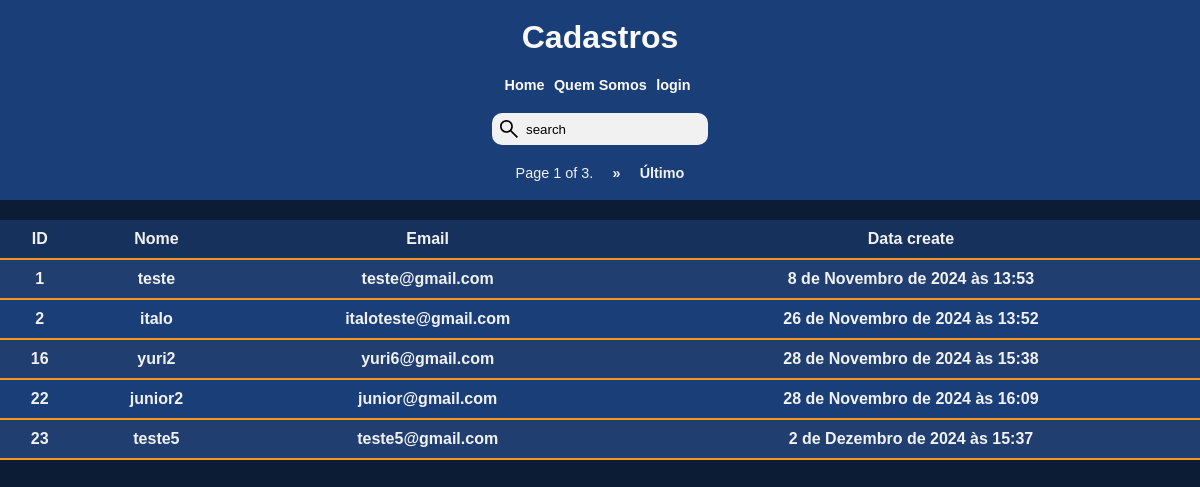
/usuarios/, run on an earlier commit of the app's database.
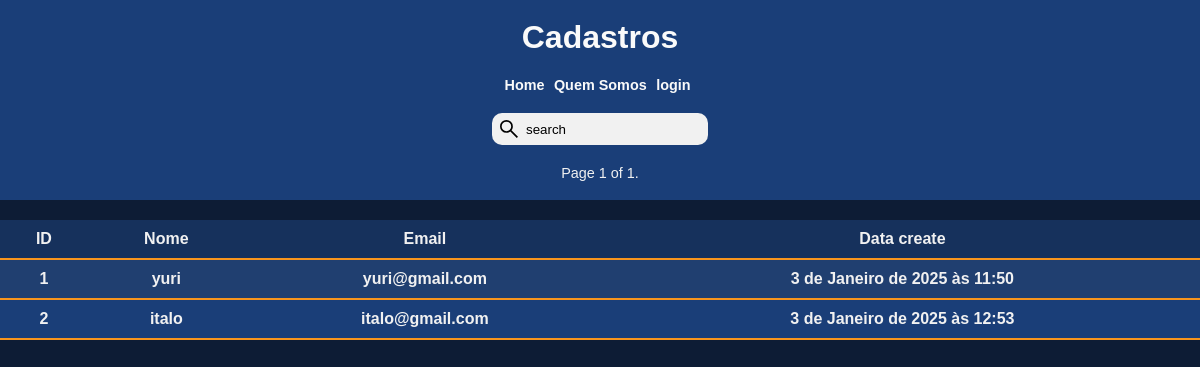
And on a later commit of the database.
### contact/models.py (models this page shows, shortened)
class Usuarios(AbstractBaseUser):
    id_usuario = models.AutoField(primary_key=True)
    nome = models.CharField(max_length=255)
    gmail = models.EmailField(max_length=255, unique=True)
    senha = models.CharField(max_length=255)  # Campo de senha (será criptografada)
    created_date = models.DateTimeField(default=timezone.now)
    is_active = models.BooleanField(default=True)
    is_admin = models.BooleanField(default=False)
    USERNAME_FIELD = 'gmail'
    REQUIRED_FIELDS = ['nome']
    objects = UsuariosManager()

### contact/views.py (the view)
# urls.py: path('usuarios/', views.usuarios, name='usuarios'),
def usuarios (request):
    usuarios = Usuarios.objects.all()
    paginator = Paginator(usuarios, 5)
    page_number = request.GET.get("page")
    page_obj = paginator.get_page(page_number)
    return render(request, "contact/usuarios.html", {"page_obj": page_obj})

### contact/templates/contact/usuarios.html
{% extends "base/usuarios.html" %}
{%block content%}
    <main id="lista-usuarios">
        <table>
            <thead>
                <tr>
                    <th> ID </th>
                    <th> Nome </th>
                    <th> Email</th>
                    <th> Data create </th>
                </tr>
            </thead>
            <tbody id="tabela-usuarios">
                {% for usuarios in page_obj %}
                    <tr>
                        <td>
                            {{ usuarios.id_usuario }}
                        </td>
                        <td>
                            {{ usuarios.nome }}
                        </td>
                        <td>
                            {{ usuarios.gmail }}
                        </td>
                        <td>
                            {{ usuarios.created_date }}
                        </td>
                    </tr>
                {% endfor %}
            </tbody>
        </table>
    </main>
{% endblock content%}

### templates/base/usuarios.html (shortened to what this page needs)
{% load static %}
<!DOCTYPE html>
<html lang="pt-br">
<head>
    <link rel="stylesheet" href="{% static 'global/css/style.css' %}">
    <link rel="stylesheet" href="{% static 'global/css/partials.css'%}">
</head>
<body id="body-usuarios">
    {% include 'base/partials/_header_usuarios.html' %}
{% block content %}{% endblock content %}
</body>
</html>

### templates/base/partials/_header_usuarios.html (shortened to what this page needs)
{% load static %}
<header id="header-usuarios">
    <h1> Cadastros</h1>
    <nav>
        <a class="nav-usuarios" href="{% url 'index' %}">Home</a>
        <a class="nav-usuarios" href="{% url 'quemsomos' %}">Quem Somos</a>
        <a class="nav-usuarios" href="{% url 'login' %}">login</a>
    </nav>
    <form class="forms" action="" method="get">
        <img src="{% static 'global/imgs/lupa.svg'%}" alt="">
        <input type="search" placeholder="search" id="search" class="search-input" name="q">
    </form>
    <div class="pagination">
        <span class="step-links">
            <span class="current">
                Page {{ page_obj.number }} of {{ page_obj.paginator.num_pages }}.
            </span>
            {% if page_obj.has_next %}
                <a href="?page={{ page_obj.next_page_number }}">&raquo;</a>
                <a href="?page={{ page_obj.paginator.num_pages }}">Último </a>
            {% endif %}
        </span>
    </div>
</header>

### templates/static/global/css/style.css (style rules this page uses)
* { margin: 0%; padding: 0%; }
:root { --cor01: #ffcc14; --cor02: #1a3e78; --cor03: #0F23D9; --cor04: #f8951d; --cor05: black; --cor06: #fff; --cor07: #fafafa; --cor08: #f1f1f1; --cor09: white; }
body { font-family: "Poppins", sans-serif; }
main { text-align: justify; text-decoration: none; padding-top: 70px; }
#body-usuarios { background-color: #0d1c35 !important; }
#lista-usuarios { width: 100%; overflow-x: auto; }
table { width: 100%; border-collapse: collapse; margin-top: 150px; table-layout: auto; }
th, td { padding: 10px; text-align: center; border: 2px solid var(--cor04); border-left: none; border-right: none; border-top: none; word-wrap: break-word; }
th { background-color: #16315c; color: var(--cor08); font-weight: bolder; }
tr { background-color: #203f70; color: var(--cor08); font-weight: 600; }
tr:nth-child(even) { background-color: var(--cor02); }

### templates/static/global/css/partials.css (style rules this page uses)
* { margin: 0%; padding: 0%; }
:root { --cor01: #ffcc14; --cor02: #1a3e78; --cor03: #0F23D9; --cor04: #f8951d; --cor05: black; --cor06: #fff; --cor07: #fafafa; --cor08: #f1f1f1; --spacing: 1.5rem; --transition-fast: 300ms; --link-dark-color: rgb(0, 83, 134); }
header { display: flex; justify-content: space-between; flex-wrap: wrap; background-color:var(--cor07); position: fixed; z-index: 1090; width: 100%; }
#header-usuarios { width: 100%; height: 200px; background-color: var(--cor02); display: flex; flex-direction: column; justify-content: space-evenly; align-items:center; }
#header-usuarios > h1 { color: var(--cor07); }
.nav-usuarios { text-decoration: none; color:var(--cor07); font-weight: bold; margin-right: 5px; font-size: 0.9rem; }
.forms { display: flex; flex-direction: row; align-items: center; justify-content: space-evenly; min-width: 120px; width: 18%; height: 32px; background-color:var(--cor08); border-radius: 10px; }
.search-input { color: black; outline: none; border: none; background-color: transparent; }
.search-input::placeholder { color: black; }
.pagination { display: flex; justify-content: center; }
.current { color: var(--cor04); font-size: 0.9rem; color: var(--cor08); }
.pagination .step-links { display: flex; gap: calc(var(--spacing) * 0.8); }

What changed in the data, as far as the page shows it:
removed Usuarios: id_usuario "16", nome "yuri2", gmail "yuri6@gmail.com", created_date "28 de Novembro de 2024 às 15:38"
removed Usuarios: id_usuario "22", nome "junior2", gmail "junior@gmail.com", created_date "28 de Novembro de 2024 às 16:09"
removed Usuarios: id_usuario "23", nome "teste5", gmail "teste5@gmail.com", created_date "2 de Dezembro de 2024 às 15:37"
changed Usuarios id 1: nome "teste" → "yuri"; gmail "teste@gmail.com" → "yuri@gmail.com"; created_date "8 de Novembro de 2024 às 13:53" → "3 de Janeiro de 2025 às 11:50"
changed Usuarios "italo": gmail "italoteste@gmail.com" → "italo@gmail.com"; created_date "26 de Novembro de 2024 às 13:52" → "3 de Janeiro de 2025 às 12:53"
Also different on the page:
{{ page_obj.paginator.num_pages }}: "3" → "1"
text no longer shown: "» Último"
